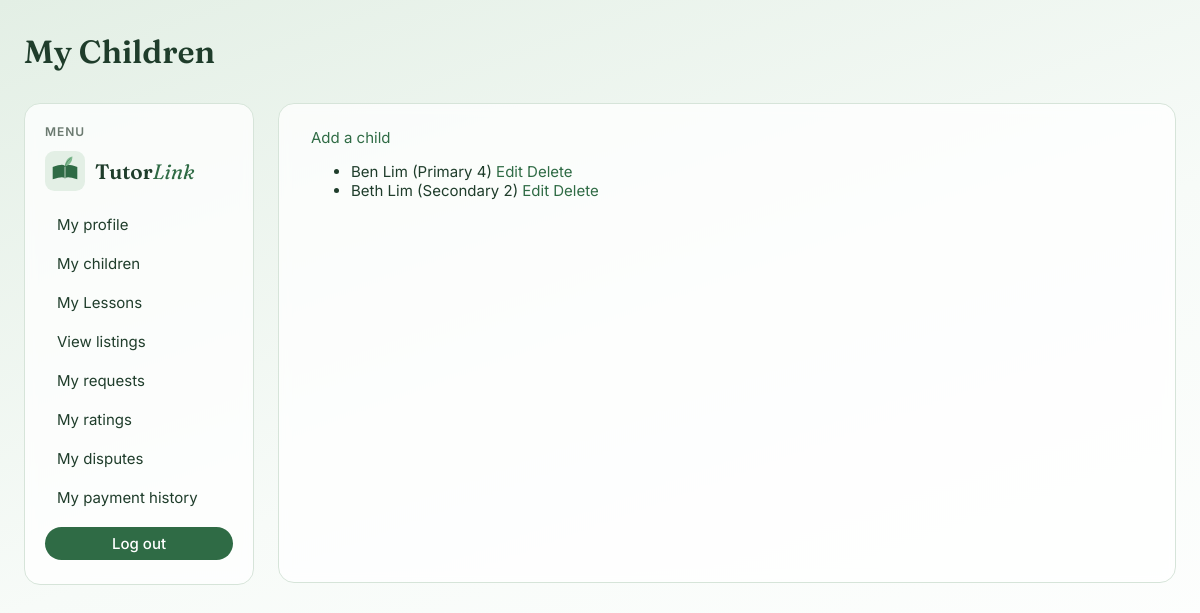
The app's page /accounts/children/ (signed in) with its own data.
### accounts/models.py (models this page shows, shortened)
class Child(models.Model):
    parent = models.ForeignKey(User, on_delete=models.CASCADE)
    first_name = models.CharField(max_length=50)
    last_name = models.CharField(max_length=50)
    level = models.CharField(max_length=3, choices=LEVEL_CHOICES)

### accounts/views.py (the view)
# urls.py: path('children/', child_list_view, name='child_list'),
@login_required
def child_list_view(request):
    if request.user.role != 'PARENT':
        return redirect('index')
    children = Child.objects.filter(parent=request.user)
    return render(request, 'accounts/child_list.html', {'children': children})

### accounts/templates/accounts/child_list.html
{% extends 'base.html' %}
{% block header %}
    My Children
{% endblock %}
{% block content %}
    <a href="{% url 'child_create' %}">Add a child</a>
    <ul>
    {% for child in children %}
        <li>
            {{ child.first_name }} {{ child.last_name }} ({{ child.get_level_display }})
            <a href="{% url 'child_edit' child.id %}">Edit</a>
            <a href="{% url 'child_delete' child.id %}">Delete</a>
        </li>
    {% empty %}
        <li>No children yet.</li>
    {% endfor %}
    </ul>
{% endblock %}

### static/css/style.css (style rules this page uses)
:root { --green-dark: #2f6b45; --green-leaf: #7fb98f; --green-pale: #e3efe5; --ink: #1f3d2b; --muted: #6b7a70; --card: rgba(255, 255, 255, 0.75); --line: #d6e4d9; --danger: #b5523b; --radius: 16px; }
* { box-sizing: border-box; }
body { margin: 0; min-height: 100vh; font-family: 'Inter', system-ui, sans-serif; font-size: 15px; color: var(--ink); background: linear-gradient(160deg, var(--green-pale) 0%, #f7fbf8 50%, #ffffff 100%); background-attachment: fixed; }
a { color: var(--green-dark); text-decoration: none; }

### records on screen
Child: first_name "Ben", last_name "Lim", level "Primary 4"
Child: first_name "Beth", last_name "Lim", level "Secondary 2"
